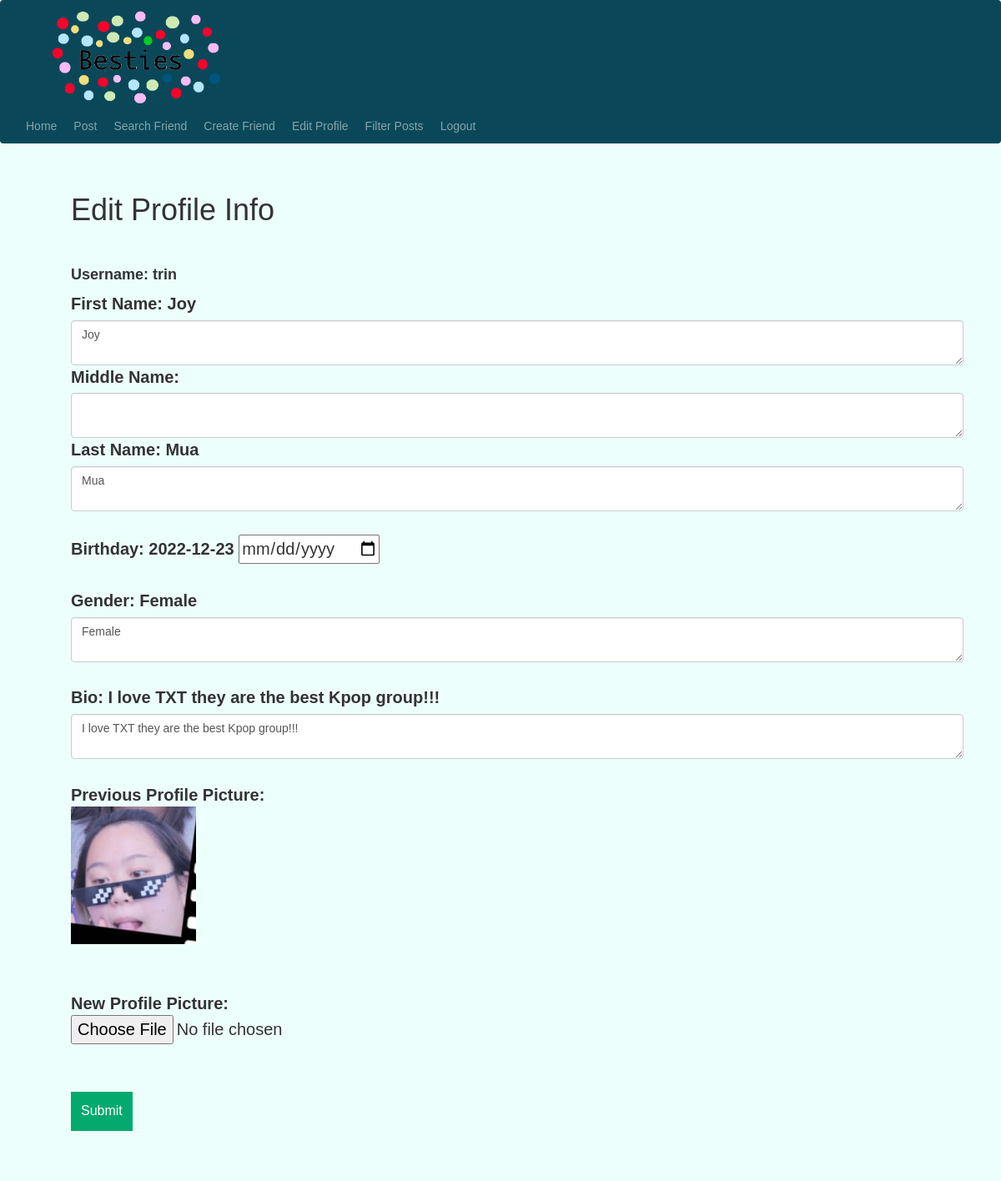
The page /edit-profile/1 (signed in) on the database its author committed.
### setup/models.py (models this page shows)
class User(db.Model, UserMixin):
    id = db.Column(db.Integer, primary_key=True)
    email = db.Column(db.String(20), unique=True)
    username = db.Column(db.String(20), unique=True)
    password = db.Column(db.String(20))
    first_name = db.Column(db.String(20))
    middle_name = db.Column(db.String(20))
    last_name = db.Column(db.String(20))
    bio = db.Column(db.String(100))
    gender = db.Column(db.String(20))
    birthday = db.Column(db.String(20))
    profile_picture = db.Column(db.String(50))
    age = db.Column(db.Integer)
    posts = db.relationship('Post')
    friends_list = db.Column(MutableList.as_mutable(PickleType), default=[])
    friend_requests = db.relationship('FriendRequest')

### setup/features.py (the view, shortened to what this page needs)
@features.route('/edit-profile/<int:user_id>', methods=['GET', 'POST'])
@login_required
def edit_profile(user_id):
    user_being_edited = User.query.filter_by(id=user_id).first()
    return render_template('edit_profile.html', user=current_user, user_being_edited=user_being_edited)

### setup/__init__.py (called while the page is built)
def create_app():
    app = Flask(__name__)
    app.config['SECRET KEY'] = 'iudsdbciud ccdoi'
    app.config['SQLALCHEMY_DATABASE_URI'] = f'sqlite:///{DB_NAME}'
    db.init_app(app)
    from .features import features
    from .authorization import authorization
    app.register_blueprint(features, url_prefix='/')
    app.register_blueprint(authorization, url_prefix='/')
    from .models import User
    with app.app_context():
        db.create_all()
    login_manager = LoginManager()
    login_manager.login_view = 'authorization.login'
    login_manager.init_app(app)
    @login_manager.user_loader
    def load_user(id):
        return User.query.get(int(id))
    return app

### setup/templates/edit_profile.html (shortened to what this page needs)
{% extends "base.html" %}
{% block content %}
<form action="{{ url_for('features.edit_profile', user_id=user_being_edited.id) }}" method="POST" enctype="multipart/form-data">
    <div class="text1">
        <h1>Edit Profile Info</h1>
        <br />
        <h4><b>Username: {{ user.username }}</b></h4>
        <label for="first_name">First Name: {{ user_being_edited.first_name }}</label>
        <textarea   type="first_name"
                    class="form-control"
                    id="first_name"
                    name="first_name"
                    onkeyup="lengthCheck(document.getElementById(id).value, id)">{{ user_being_edited.first_name }}</textarea>
        <label for="middle_name">Middle Name: {{ user_being_edited.middle_name }}</label>
        <textarea   type="middle_name"
                    class="form-control"
                    id="middle_name"
                    name="middle_name"
                    onkeyup="middleNameCheck(document.getElementById(id).value, id)">{{ user_being_edited.middle_name }}</textarea>
        <label for="last_name">Last Name: {{ user_being_edited.last_name }}</label>
        <textarea   type="last_name"
                    class="form-control"
                    id="last_name"
                    name="last_name"
                    onkeyup="lengthCheck(document.getElementById(id).value, id)">{{ user_being_edited.last_name }}</textarea>
        <br />
        <label for="birthday">Birthday: {{ user_being_edited.birthday }}</label>
        <input type="date" id="birthday" name="birthday" min="1930-01-02"><br><br>
        <label for="gender">Gender: {{ user_being_edited.gender }}</label>
        <textarea   type="gender"
                    class="form-control"
                    id="gender"
                    name="gender"
                    onkeyup="lengthCheck(document.getElementById(id).value, id)">{{ user_being_edited.gender }}</textarea>
        <br />
        <label for="bio">Bio: {{ user_being_edited.bio }}</label>
        <textarea   type="bio"
                    class="form-control"
                    id="bio"
                    name="bio">{{ user_being_edited.bio }}</textarea>
        <br />
        <b>Previous Profile Picture:</b>
        <img class="img-responsive" src="{{ url_for('features.send_image', filename=user_being_edited.profile_picture) }}" width="150" >
        <br />
        <br />
        <lable for="file"><b>New Profile Picture: </b></lable>
        <input type="file" name="file" accept="image/*"/>
        <br />
        <br />
        <button type="submit" class="btn-search">Submit</button>
    </div>
</form>
<br />
<br />
<br />
{% endblock %}

### setup/templates/base.html (shortened to what this page needs)
<!DOCTYPE html>
<html lang="en">
<head>
    <link
      rel="stylesheet"
      href="https://stackpath.bootstrapcdn.com/bootstrap/4.4.1/css/bootstrap.min.css"
    />
    <link
      rel="stylesheet"
      href="https://stackpath.bootstrapcdn.com/font-awesome/4.7.0/css/font-awesome.min.css"
    />
    <link rel="stylesheet" href="https://maxcdn.bootstrapcdn.com/bootstrap/3.3.7/css/bootstrap.min.css">
    <link rel="stylesheet" href="https://cdnjs.cloudflare.com/ajax/libs/bootstrap-select/1.12.1/css/bootstrap-select.css" />
    <link rel="stylesheet" href="{{ url_for('static', filename='style.css') }}">
</head>
<body style="background-color: #EDFFFB;">
    <nav class="navbar navbar-expand-lg navbar-dark">
        <div class="collapse navbar-collapse" id="navbar">
            <a class="nav-item nav-link" href="#" align="left">
                <img style="padding-left: 20px;" src="{{ url_for('features.send_image', filename='fake_logo3.png') }}" alt="..." height="120">
            </a>
            <div class="navbar-nav">
                {% if user.is_authenticated %}
                    <a class="nav-item nav-link" id="home" href="/user-home">Home</a>
                    <a class="nav-item nav-link"></a>
                    <a class="nav-item nav-link" id="create_post" href="/create-post">Post</a>
                    <a class="nav-item nav-link"></a>
                    <a class="nav-item nav-link" id="search" href="/search-friends">Search Friend</a>
                    <a class="nav-item nav-link"></a>
                    <a class="nav-item nav-link" id="create_friend" href="/create-friend">Create Friend</a>
                    <a class="nav-item nav-link"></a>
                    <a class="nav-item nav-link" id="edit_profile" href="{{ url_for('features.edit_profile', user_id=user.id) }}">Edit Profile</a>
                    <a class="nav-item nav-link"></a>
                    <a class="nav-item nav-link" id="filter_posts" href="{{ url_for('features.filter_posts', user_id=user.id) }}">Filter Posts</a>
                    <a class="nav-item nav-link"></a>
                    <a class="nav-item nav-link" id="logout" href="/logout">Logout</a>
                {% else %}
                    <a class="nav-item nav-link" id="login" href="/">Login</a>
                    <a class="nav-item nav-link"></a>
                    <a class="nav-item nav-link" id="signup" href="/sign-up">Sign Up</a>
                {% endif %}
            </div>
        </div>
    </nav>
    <br />
    <div class="container">
    {% block content %}
    {% endblock %}
    </div>
</body>
</html>

### setup/static/style.css (style rules this page uses)
.navbar-dark { background:#0A4859; }
* { box-sizing: border-box; }
.text1 { font-size: 20px; padding-left: 40px; }
.btn-search { background-color: #04AA6D; color: white; padding: 12px; font-size: 16px; border: none; cursor: pointer; }
* { box-sizing: border-box }
body { font-family: Verdana, sans-serif; margin:0 }
img { vertical-align: middle; }

### rows shown on the page
User: username "trin"
User: first_name "Joy", last_name "Mua", birthday "2022-12-23", gender "Female", bio "I love TXT they are the best Kpop group!!!", profile_picture (picture)
